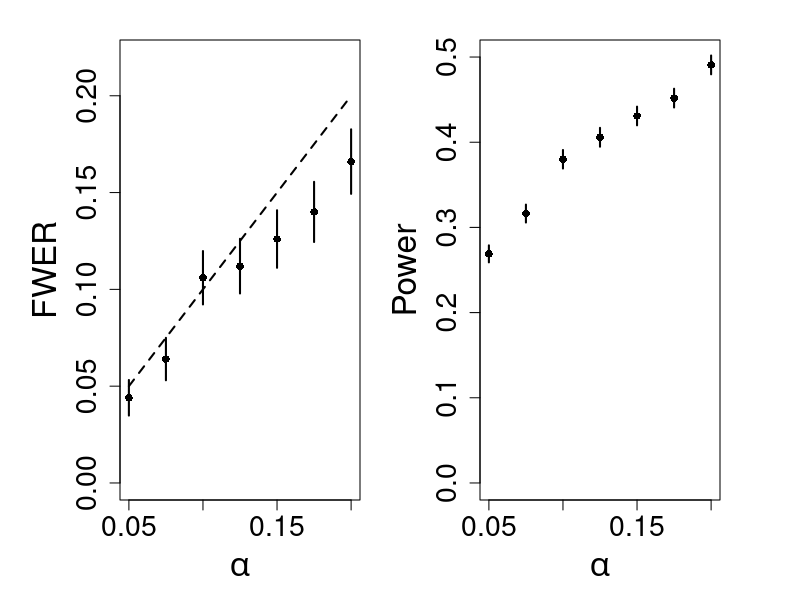

Write R code to recreate this figure.
library(MASS)
library(randomForest)

#parameters
p_X <- 20

sd_X <- 3
sd_Y <- 1

n_train <- 500

set.seed(12)
beta_1 <- runif(p_X)
beta_2 <- runif(p_X)
mu_X <- runif(p_X)

#generate data
X_train <- mvrnorm(n_train, mu=mu_X, Sigma=sd_X*diag(p_X))
Y_train <- sapply(1:n_train, function(i) rnorm(1,mean=sum(beta_1*X_train[i,])+2*sin(sum(beta_2*X_train[i,])), sd=sd_Y*sqrt(sum(X_train[i,]^2))/p_X))


rf <- randomForest(X_train,Y_train)

n <- 1000
m <- 5

tn <- 500

alpha_set <- seq(0.05,0.2,0.025)
fd <- matrix(0,nrow=tn,ncol=length(alpha_set))
tp <- matrix(0,nrow=tn,ncol=length(alpha_set))

pb <- txtProgressBar(min = 0, max = tn, style = 3)
for(k in 1:tn)
{
  
  X <- mvrnorm(n, mu=mu_X, Sigma=sd_X*diag(p_X))
  Y <- sapply(1:n, function(i) rnorm(1,mean=sum(beta_1*X[i,])+2*sin(sum(beta_2*X[i,])), sd=sd_Y*sqrt(sum(X[i,]^2))/p_X))
  
  muhat <- predict(rf,X)
  
  X_test <- mvrnorm(m, mu=mu_X, Sigma=sd_X*diag(p_X))
  Y_test <- sapply(1:m, function(i) rnorm(1,mean=sum(beta_1*X_test[i,])+2*sin(sum(beta_2*X_test[i,])), sd=sd_Y*sqrt(sum(X_test[i,]^2))/p_X))
  
  muhat_test <- predict(rf,X_test)
  
  n_1 <- floor(n/2)
  cal_abs_diff <- abs(muhat[1:n_1]-muhat[(n_1+1):(2*n_1)])
  cal_Y_null <- ( (muhat[1:n_1]-muhat[(n_1+1):(2*n_1)])*(Y[1:n_1]-Y[(n_1+1):(2*n_1)]) <= 0 )
 
  test_pairs <- t(combn(m,2))
  test_abs_diff <- apply(test_pairs,1, function(a) abs(muhat_test[a[1]] - muhat_test[a[2]]))
  test_null <- apply(test_pairs,1, function(a) (muhat_test[a[1]] - muhat_test[a[2]])*(Y_test[a[1]]-Y_test[a[2]]) <= 0)
  test_non_null <- 1-test_null
  
  
  p_val <- sapply(test_abs_diff, function(v) (sum((v < cal_abs_diff)*cal_Y_null)+1)/(n_1+1))
  
  for(j in 1:length(alpha_set))
  {
    alpha <- alpha_set[j]
    rej_pairs <- (p_val <= (2*alpha/(m*(m-1))))
    fd[k,j] <- (sum(rej_pairs*test_null) > 0)
    tp[k,j] <- sum(rej_pairs*test_non_null)/max(sum(test_non_null),1)
  
  }
  setTxtProgressBar(pb, k)
}

fwer <- colMeans(fd)
fwer_se <- apply(fd,2,sd)/sqrt(tn)
power <- colMeans(tp)
power_se <- apply(tp,2,sd)/sqrt(tn)


#plot

par(mfrow=c(1,2), cex.lab = 2, cex.axis=1.7,mar=c(5,6,2,0), xpd=NA, oma = c(0, 0, 0, 4), mgp = c(3, 1, 0))
plot(alpha_set,fwer,pch=16,ylim=c(0,0.22),xlab=expression(alpha),ylab="FWER")
arrows(alpha_set, fwer-fwer_se, alpha_set, fwer+fwer_se, length=0, angle=90, code=3,lwd=2)
segments(0.05,0.05,0.2,0.2,lty=2,lwd=2)
plot(alpha_set,power,pch=16,ylim=c(0,0.5),xlab=expression(alpha),ylab="Power")
arrows(alpha_set, power-power_se, alpha_set, power+power_se, length=0, angle=90, code=3,lwd=2)
